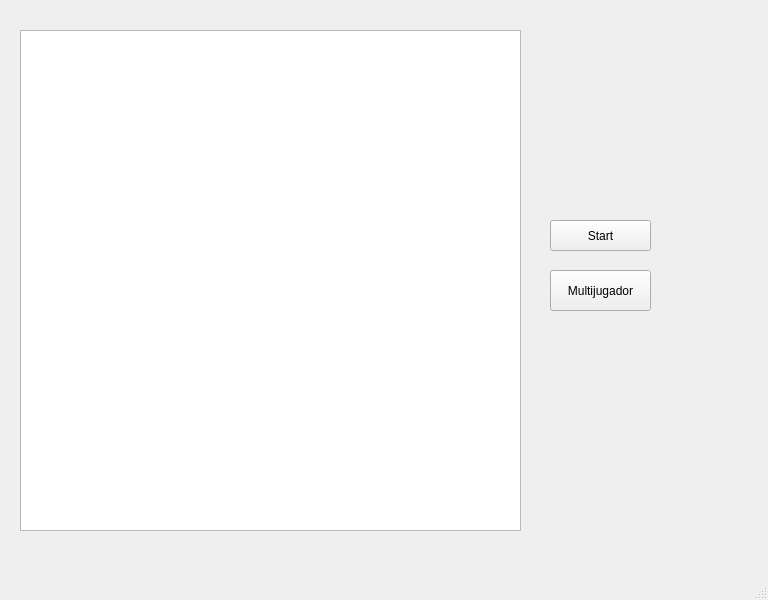
<?xml version="1.0" encoding="UTF-8"?>
<ui version="4.0">
 <class>MainWindow</class>
 <widget class="QMainWindow" name="MainWindow">
  <property name="geometry">
   <rect>
    <x>0</x>
    <y>0</y>
    <width>768</width>
    <height>600</height>
   </rect>
  </property>
  <property name="windowTitle">
   <string>MainWindow</string>
  </property>
  <widget class="QWidget" name="centralwidget">
   <widget class="QGraphicsView" name="graphicsView">
    <property name="geometry">
     <rect>
      <x>20</x>
      <y>30</y>
      <width>501</width>
      <height>501</height>
     </rect>
    </property>
   </widget>
   <widget class="QPushButton" name="pushButton">
    <property name="geometry">
     <rect>
      <x>550</x>
      <y>220</y>
      <width>101</width>
      <height>31</height>
     </rect>
    </property>
    <property name="text">
     <string>Start</string>
    </property>
   </widget>
   <widget class="QPushButton" name="pushButton_2">
    <property name="geometry">
     <rect>
      <x>550</x>
      <y>270</y>
      <width>101</width>
      <height>41</height>
     </rect>
    </property>
    <property name="text">
     <string>Multijugador</string>
    </property>
   </widget>
  </widget>
  <widget class="QMenuBar" name="menubar">
   <property name="geometry">
    <rect>
     <x>0</x>
     <y>0</y>
     <width>768</width>
     <height>26</height>
    </rect>
   </property>
  </widget>
  <widget class="QStatusBar" name="statusbar"/>
 </widget>
 <resources/>
 <connections/>
</ui>
